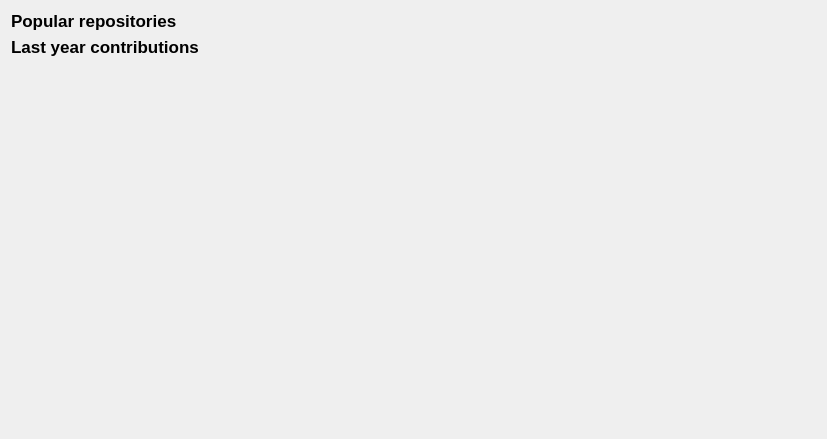
<?xml version="1.0" encoding="UTF-8"?>
<ui version="4.0">
    <class>Overview</class>
    <widget class="QWidget" name="Overview">
        <property name="geometry">
            <rect>
                <x>0</x>
                <y>0</y>
                <width>827</width>
                <height>439</height>
            </rect>
        </property>
        <property name="windowTitle">
            <string>Form</string>
        </property>
        <layout class="QVBoxLayout" name="verticalLayout">
            <item>
                <widget class="QLabel" name="label">
                    <property name="sizePolicy">
                        <sizepolicy hsizetype="Fixed" vsizetype="Fixed">
                            <horstretch>0</horstretch>
                            <verstretch>0</verstretch>
                        </sizepolicy>
                    </property>
                    <property name="font">
                        <font>
                            <pointsize>13</pointsize>
                            <bold>true</bold>
                        </font>
                    </property>
                    <property name="text">
                        <string>Popular repositories</string>
                    </property>
                </widget>
            </item>
            <item>
                <layout class="QGridLayout" name="gridLayout">
                    <property name="sizeConstraint">
                        <enum>QLayout::SetDefaultConstraint</enum>
                    </property>
                    <property name="spacing">
                        <number>2</number>
                    </property>
                </layout>
            </item>
            <item>
                <widget class="QLabel" name="label_2">
                    <property name="sizePolicy">
                        <sizepolicy hsizetype="Fixed" vsizetype="Fixed">
                            <horstretch>0</horstretch>
                            <verstretch>0</verstretch>
                        </sizepolicy>
                    </property>
                    <property name="font">
                        <font>
                            <pointsize>13</pointsize>
                            <bold>true</bold>
                        </font>
                    </property>
                    <property name="text">
                        <string>Last year contributions</string>
                    </property>
                </widget>
            </item>
            <item>
                <widget class="QWidget" name="contributionsWidget" native="true"/>
            </item>
        </layout>
    </widget>
    <resources/>
    <connections/>
</ui>
